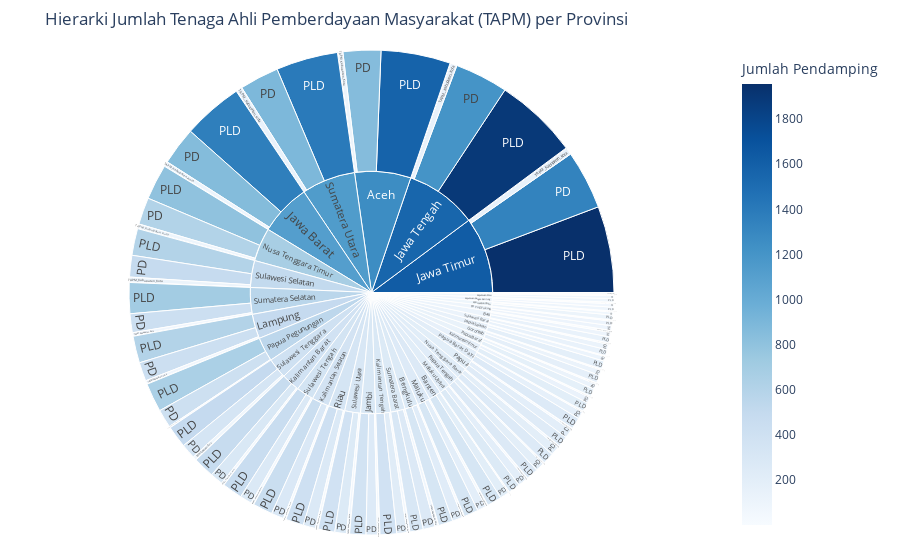

Notebook code cell kept with this figure:
### Code cell
# Buat Sunburst Chart
fig = px.sunburst(
    df_pendamping,
    path=['Provinsi', 'Level'], 
    values='Jumlah Pendamping',
    color='Jumlah Pendamping',
    hover_data={'Jumlah Pendamping':':.0f'},
    color_continuous_scale='Blues'
)

# Kustomisasi tampilan
fig.update_layout(
    title_text='Hierarki Jumlah Tenaga Ahli Pemberdayaan Masyarakat (TAPM) per Provinsi',
    margin = dict(t=50, l=25, r=25, b=25)
)

fig.show()

### Figure 1 — Plotly figure (JSON) as saved in the notebook; plotly's stock layout.template omitted (floating-point values rounded to 4 significant figures; data arrays with more than 128 entries replaced by an {"elided": "..."} marker saying what was removed)
{"data": [{"branchvalues": "total", "customdata": {"elided": "187x1 float values"}, "domain": {"x": [0, 1], "y": [0, 1]}, "hovertemplate": "labels=%{label}<br>Jumlah Pendamping_sum=%{value}<br>parent=%{parent}<br>id=%{id}<br>Jumlah Pendamping=%{color:.0f}<extra></extra>", "ids": {"elided": "187 str values"}, "labels": {"elided": "187 str values"}, "marker": {"coloraxis": "coloraxis", "colors": {"elided": "187 float values"}}, "name": "", "parents": {"elided": "187 str values"}, "type": "sunburst", "values": {"elided": "187 float values"}}], "layout": {"coloraxis": {"colorbar": {"title": {"text": "Jumlah Pendamping"}}, "colorscale": [[0, "rgb(247,251,255)"], [0.125, "rgb(222,235,247)"], [0.25, "rgb(198,219,239)"], [0.375, "rgb(158,202,225)"], [0.5, "rgb(107,174,214)"], [0.625, "rgb(66,146,198)"], [0.75, "rgb(33,113,181)"], [0.875, "rgb(8,81,156)"], [1, "rgb(8,48,107)"]]}, "legend": {"tracegroupgap": 0}, "margin": {"b": 25, "l": 25, "r": 25, "t": 50}, "title": {"text": "Hierarki Jumlah Tenaga Ahli Pemberdayaan Masyarakat (TAPM) per Provinsi"}}}
